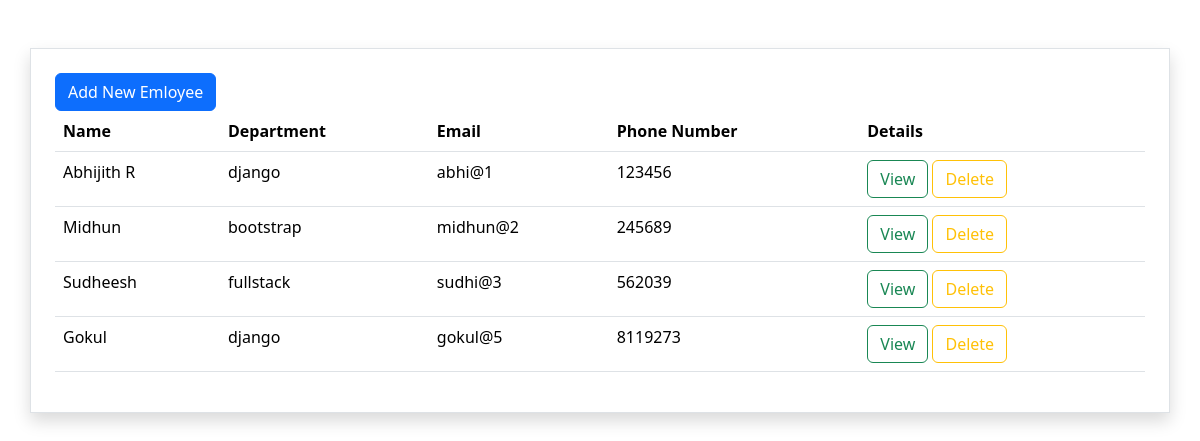
The page /employees/all/ on the database its author committed.
### information/models.py (models this page shows, shortened)
class Employee(models.Model):
    name=models.CharField(max_length=200)
    department=models.CharField(max_length=200)
    email=models.EmailField()
    phone_num=models.PositiveIntegerField()

### information/views.py (the view)
# urls.py: path('employees/all/',EmployeeListView.as_view(),name="employee-list"),
class EmployeeListView(View):
    def get(self,request,*args,**kwargs):
        qs=Employee.objects.all()
        return render(request,"employee_list.html",{"data":qs})

### information/templates/employee_list.html (shortened to what this page needs)
<!DOCTYPE html>
<html lang="en">
<head>
    <link href="https://cdn.jsdelivr.net/npm/bootstrap@5.3.3/dist/css/bootstrap.min.css" rel="stylesheet">
</head>
<body>
    <div class="container border p-4 shadow mt-5">
        <div>
            <a href="{%url 'employee-create'%}" class="btn btn-primary">Add New Emloyee</a>
        </div>
        <table class="table">
            <tr>
                <th>Name</th>
                <th>Department</th>
                <th>Email</th>
                <th>Phone Number</th>
                <th>Details</th>
            </tr>
            {%for e in data%}
                <tr>
                    <td>{{e.name}}</td>
                    <td>{{e.department}}</td>
                    <td>{{e.email}}</td>
                    <td>{{e.phone_num}}</td>
                    <td>
                        <a href="{%url 'employee-detail' e.id%}" class="btn btn-outline-success">View</a>
                        <a href="{%url 'employee-delete' e.id%}" class="btn btn-outline-warning">Delete</a>
                    </td>
                </tr>
            {%endfor%}
        </table>
    </div>
</body>
</html>

### rows shown on the page
Employee: name "Abhijith R", department "django", email "abhi@1", phone_num "123456"
Employee: name "Midhun", department "bootstrap", email "midhun@2", phone_num "245689"
Employee: name "Sudheesh", department "fullstack", email "sudhi@3", phone_num "562039"
Employee: name "Gokul", department "django", email "gokul@5", phone_num "8119273"
